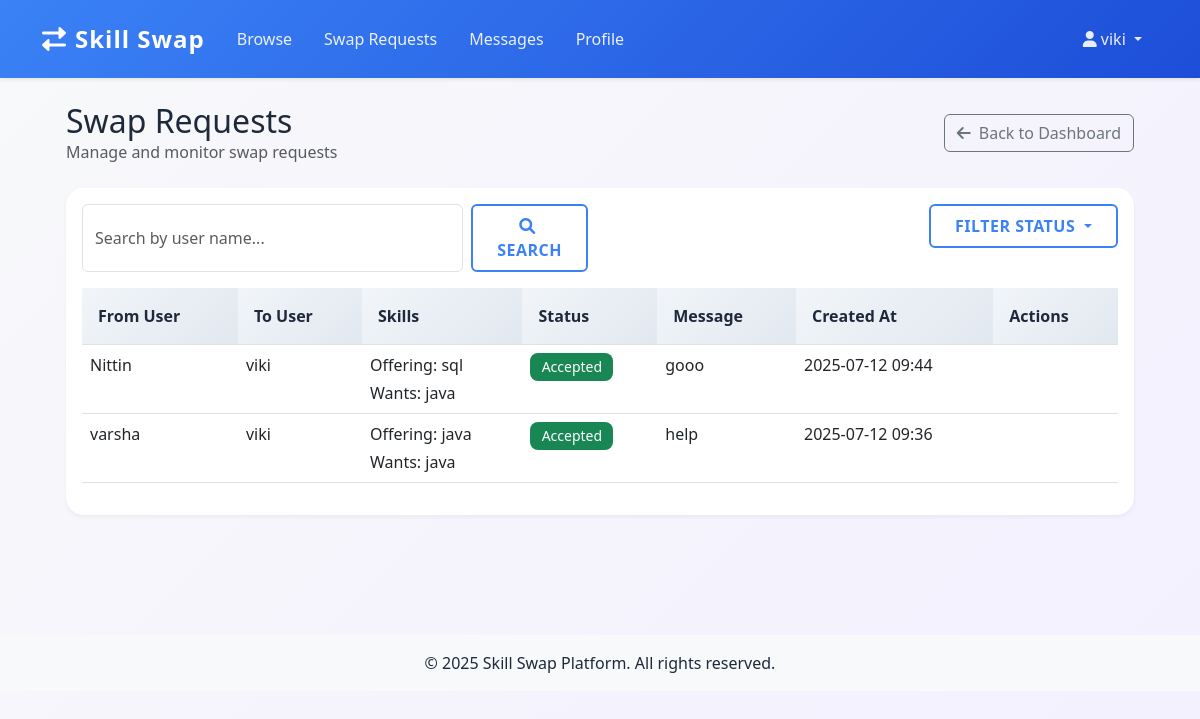
Before: /admin/monitor_swaps (signed in) with the older database file.
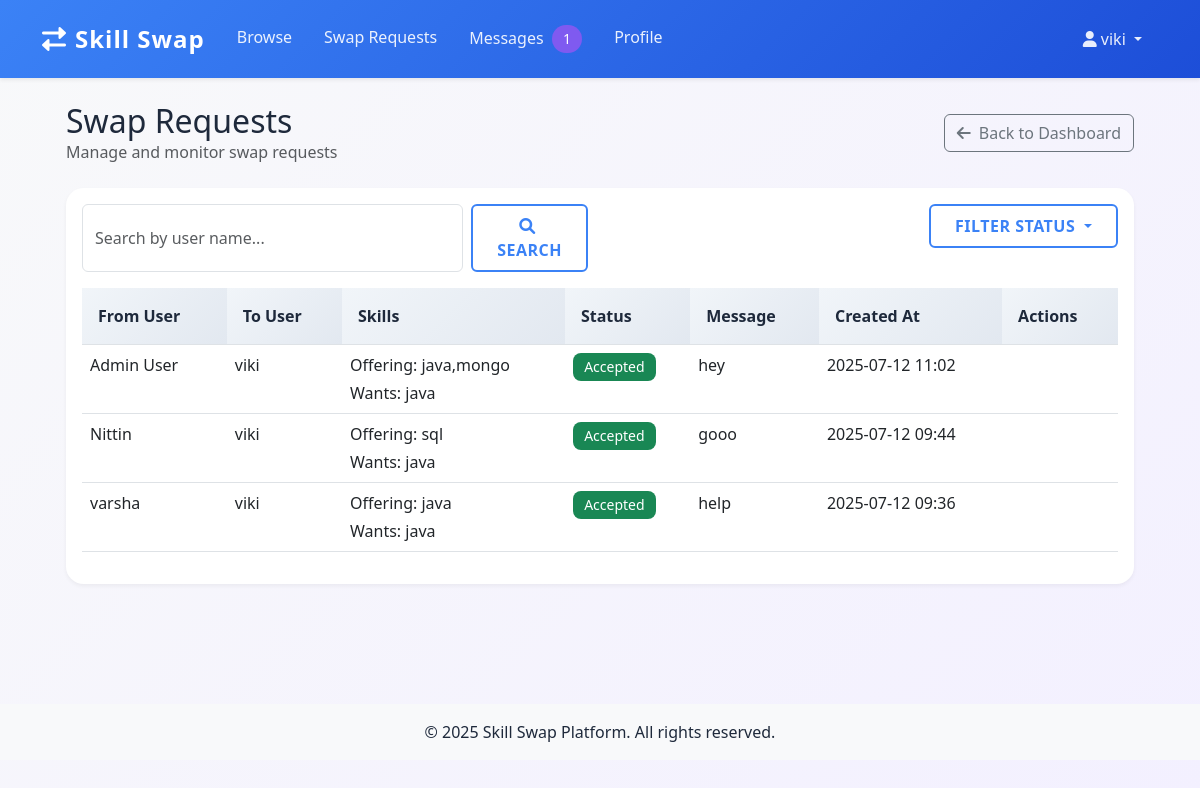
After: the same page with the newer database file.
### models.py (models this page shows, shortened)
class SwapRequest(db.Model):
    id = db.Column(db.Integer, primary_key=True)
    from_user_id = db.Column(db.Integer, db.ForeignKey('user.id'))
    to_user_id = db.Column(db.Integer, db.ForeignKey('user.id'))
    skill_offered = db.Column(db.String(150))
    skill_wanted = db.Column(db.String(150))
    message = db.Column(db.String(500))  # Message from requester
    status = db.Column(db.String(20), default='pending')
    created_at = db.Column(db.DateTime, server_default=db.func.now())
    from_user = db.relationship('User', foreign_keys=[from_user_id])
    to_user = db.relationship('User', foreign_keys=[to_user_id])
    feedbacks = db.relationship('Feedback', backref='swap', lazy='dynamic')

class User(UserMixin, db.Model):
    id = db.Column(db.Integer, primary_key=True)
    name = db.Column(db.String(150), nullable=False)
    email = db.Column(db.String(150), unique=True, nullable=False)
    location = db.Column(db.String(150))
    photo = db.Column(db.String(300))
    skills_offered = db.Column(db.String(300))
    skills_wanted = db.Column(db.String(300))
    availability = db.Column(db.String(100))
    is_public = db.Column(db.Boolean, default=True)
    is_admin = db.Column(db.Boolean, default=False)
    banned = db.Column(db.Boolean, default=False)
    password_hash = db.Column(db.String(150), nullable=False)

### app.py (the view, shortened to what this page needs)
@app.route('/admin/monitor_swaps')
@login_required
def admin_monitor_swaps():
    if not current_user.is_admin:
        flash('Access denied. Admin privileges required.')
        return redirect(url_for('home'))
    page = request.args.get('page', 1, type=int)
    search = request.args.get('search', '').strip()
    status = request.args.get('status', 'all')
    query = SwapRequest.query
    if status != 'all':
        query = query.filter_by(status=status)
    swap_requests = query.order_by(SwapRequest.created_at.desc())\
        .paginate(page=page, per_page=10)
    return render_template('admin/monitor_swaps.html',
                         swap_requests=swap_requests,
                         search=search,
                         status=status)

### app.py (called while the page is built)
@login_manager.user_loader
def load_user(user_id):
    return User.query.get(int(user_id))

@app.context_processor
def inject_message_count():
    if current_user.is_authenticated:
        unread_count = UserMessage.query.filter_by(
            recipient_id=current_user.id,
            read=False
        ).count()
        return dict(unread_messages=unread_count)
    return dict(unread_messages=0)

### templates/admin/monitor_swaps.html (shortened to what this page needs)
{% extends 'base.html' %}
{% block content %}
<div class="container-fluid">
    <div class="row mb-4">
        <div class="col-12">
            <div class="d-flex justify-content-between align-items-center">
                <div>
                    <h2 class="mb-0">Swap Requests</h2>
                    <p class="text-muted mb-0">Manage and monitor swap requests</p>
                </div>
                <div>
                    <a href="{{ url_for('admin_dashboard') }}" class="btn btn-outline-secondary">
                        <i class="fas fa-arrow-left me-2"></i>Back to Dashboard
                    </a>
                </div>
            </div>
        </div>
    </div>
    <div class="row mb-4">
        <div class="col-12">
            <div class="card">
                <div class="card-body">
                    <div class="row mb-3">
                        <div class="col-md-6">
                            <form class="d-flex" method="GET" action="{{ url_for('admin_monitor_swaps') }}">
                                <input class="form-control me-2" type="search" name="search" placeholder="Search by user name..." value="{{ request.args.get('search', '') }}">
                                <button class="btn btn-outline-primary" type="submit">
                                    <i class="fas fa-search me-1"></i>Search
                                </button>
                            </form>
                        </div>
                        <div class="col-md-6">
                            <div class="d-flex justify-content-end">
                                <div class="btn-group">
                                    <button type="button" class="btn btn-outline-primary dropdown-toggle" data-bs-toggle="dropdown">
                                        Filter Status
                                    </button>
                                </div>
                            </div>
                        </div>
                    </div>
                    <div class="table-responsive">
                        <table class="table table-hover">
                            <thead>
                                <tr>
                                    <th>From User</th>
                                    <th>To User</th>
                                    <th>Skills</th>
                                    <th>Status</th>
                                    <th>Message</th>
                                    <th>Created At</th>
                                    <th>Actions</th>
                                </tr>
                            </thead>
                            <tbody>
                                {% for swap in swap_requests.items %}
                                <tr>
                                    <td>{{ swap.from_user.name }}</td>
                                    <td>{{ swap.to_user.name }}</td>
                                    <td>
                                        <p class="mb-1">Offering: {{ swap.from_user.skills_offered }}</p>
                                        <p class="mb-0">Wants: {{ swap.to_user.skills_wanted }}</p>
                                    </td>
                                    <td>
                                        <span class="badge {% if swap.status == 'accepted' %}bg-success{% elif swap.status == 'rejected' %}bg-danger{% else %}bg-warning{% endif %}">
                                            {{ swap.status.title() }}
                                        </span>
                                    </td>
                                    <td>{{ swap.message }}</td>
                                    <td>{{ swap.created_at.strftime('%Y-%m-%d %H:%M') }}</td>
                                    <td>
                                    </td>
                                </tr>
                                {% endfor %}
                            </tbody>
                        </table>
                    </div>
                </div>
            </div>
        </div>
    </div>
</div>
{% endblock %}

### templates/base.html (shortened to what this page needs)
<!DOCTYPE html>
<html lang="en">
<head>
    <link href="https://cdn.jsdelivr.net/npm/bootstrap@5.3.0/dist/css/bootstrap.min.css" rel="stylesheet">
    <link href="https://cdnjs.cloudflare.com/ajax/libs/font-awesome/6.0.0/css/all.min.css" rel="stylesheet">
    <link rel="stylesheet" href="{{ url_for('static', filename='custom.css') }}">
</head>
<body>
    <nav class="navbar navbar-expand-lg navbar-dark bg-primary shadow-sm">
        <div class="container">
            <a class="navbar-brand" href="{{ url_for('home') }}">
                <i class="fas fa-exchange-alt me-2"></i>Skill Swap
            </a>
            <div class="collapse navbar-collapse" id="navbarNav">
                <ul class="navbar-nav me-auto">
                    <li class="nav-item">
                        <a class="nav-link" href="{{ url_for('browse') }}">Browse</a>
                    </li>
                    <li class="nav-item">
                        <a class="nav-link" href="{{ url_for('swap_requests') }}">Swap Requests</a>
                    </li>
                    {% if current_user.is_authenticated %}
                    <li class="nav-item">
                        <a class="nav-link" href="{{ url_for('messages') }}">
                            Messages
                            {% if unread_messages > 0 %}
                            <span class="badge bg-primary rounded-pill ms-1">{{ unread_messages }}</span>
                            {% endif %}
                        </a>
                    </li>
                    <li class="nav-item">
                        <a class="nav-link" href="{{ url_for('profile') }}">Profile</a>
                    </li>
                    {% endif %}
                </ul>
                <ul class="navbar-nav">
                    {% if current_user.is_authenticated %}
                    <li class="nav-item dropdown">
                        <a class="nav-link dropdown-toggle" href="#" id="navbarDropdown" role="button" data-bs-toggle="dropdown">
                            <i class="fas fa-user me-1"></i>{{ current_user.name }}
                        </a>
                    </li>
                    {% endif %}
                </ul>
            </div>
        </div>
    </nav>
    <main class="container py-4">
        <div class="container-fluid">
            {% block content %}{% endblock %}
        </div>
    </main>
    <footer class="bg-light py-3 mt-5">
        <div class="container text-center">
            <p class="mb-0">&copy; 2025 Skill Swap Platform. All rights reserved.</p>
        </div>
    </footer>
</body>
</html>

Changed rows visible on the page:
added SwapRequest: from_user.name "Admin User", to_user.name "viki", from_user.skills_offered "java,mongo", to_user.skills_wanted "java", status "Accepted", message "hey", created_at "2025-07-12 11:02"
Other visible differences:
{{ unread_messages }}: (not shown) → "1"
